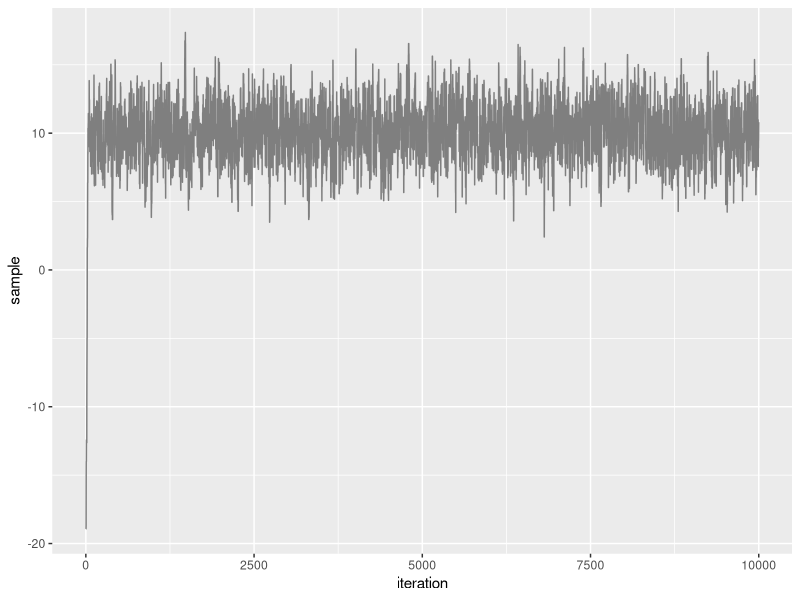
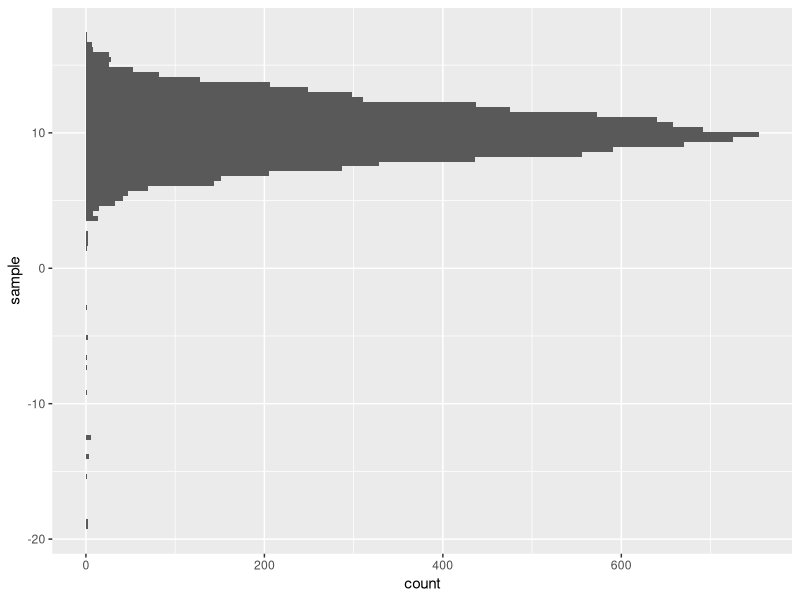
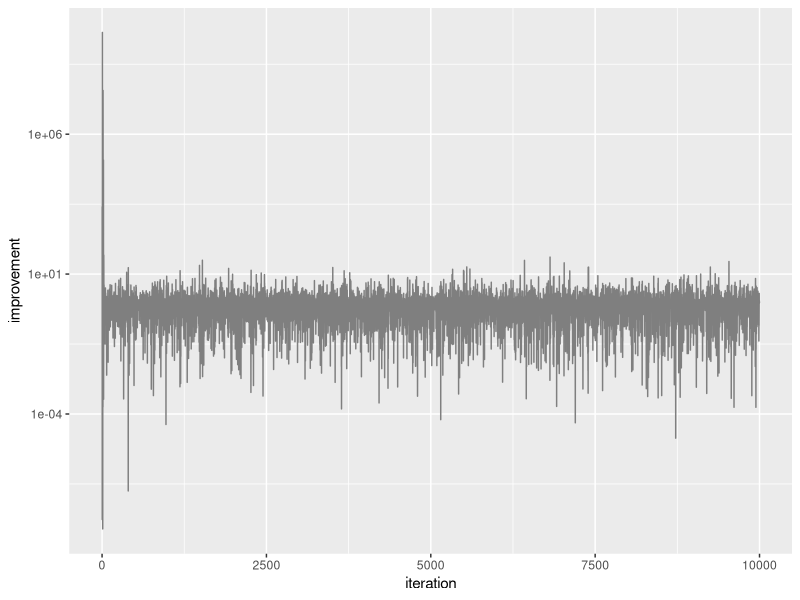
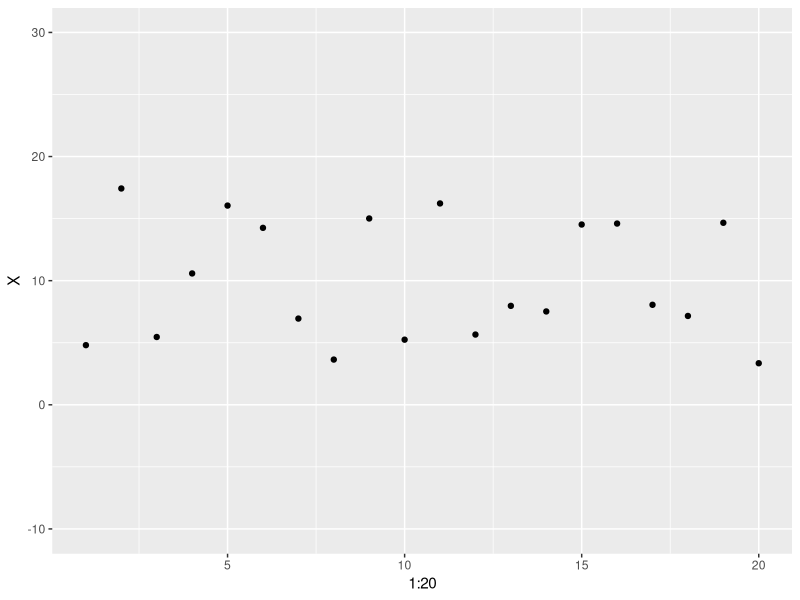
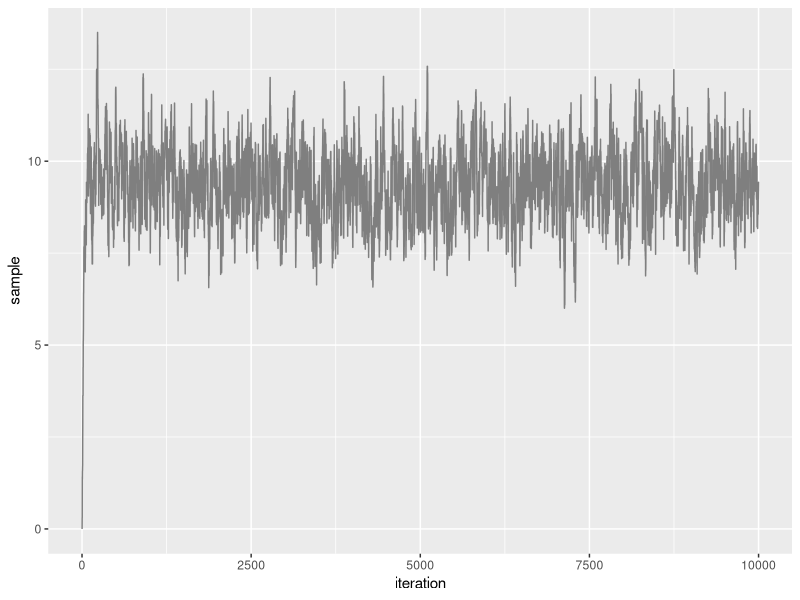
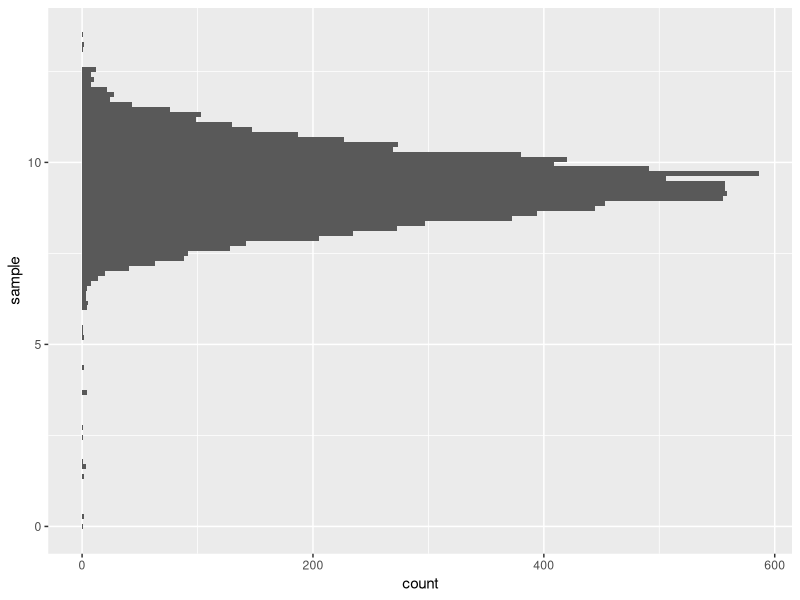
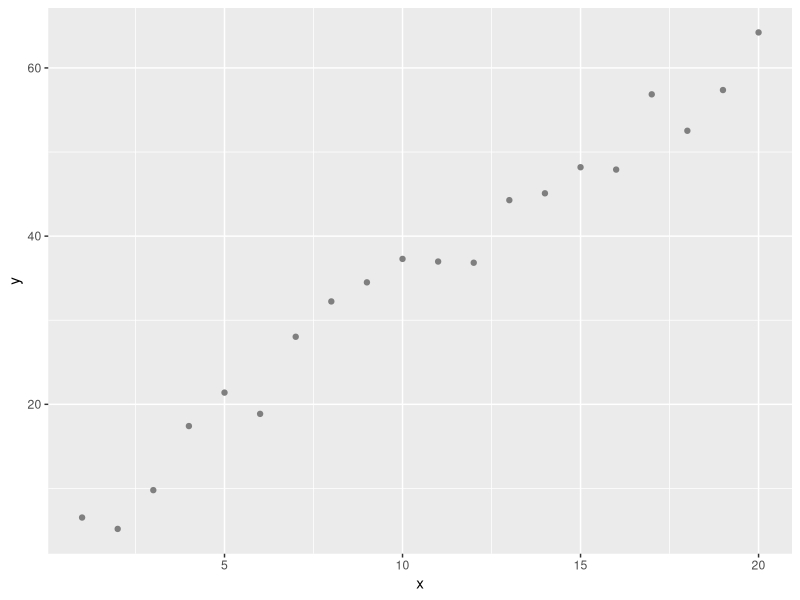
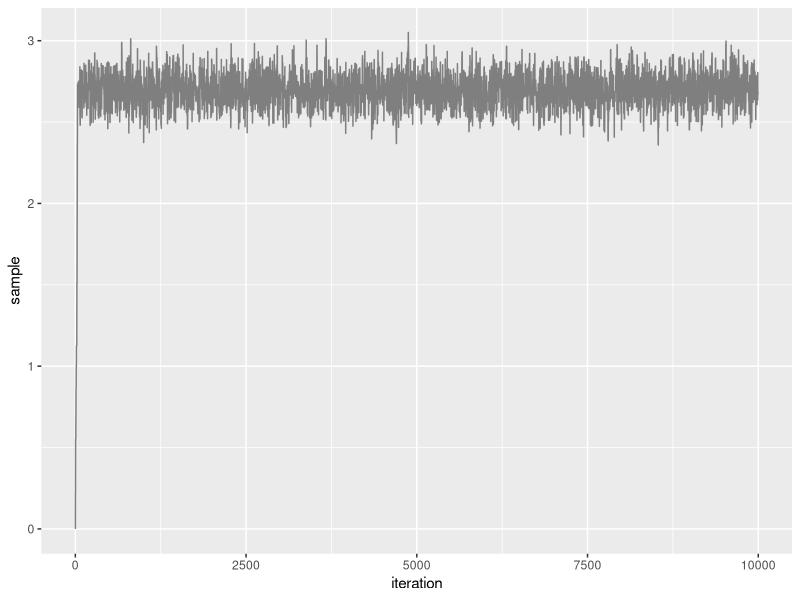

R code for these plots, in order:
## ---- chunk 1
library(tidyverse)
library(ggplot2)

model_pdf <- function(x, mu, sigma) exp(-0.5 * ((x - mu) / sigma)^2) / (sigma*sqrt(2*pi)) # probability density function
proposed <- function(x, sd) rnorm(n = 1, mean = x, sd = sd) # random variable generation

iterations = 1e4 # number of iterations
x <- -20 # starting value of the chain
sigma = 2
mu = 10
stored <- rep(NA, iterations)
improvement <- rep(NA, iterations)

for (i in 1:iterations) {
  x_i <- proposed(x, sigma) # 1
  improvement[i] <- model_pdf(x_i, mu, sigma) / model_pdf(x, mu, sigma) # 2
  ratio <- min(1, improvement[i]) # 3
  accept <- runif(1) < ratio # 4
  stored[i] <- ifelse(accept, x_i, x)
  x <- stored[i]
}

results_combined = data.frame(sample = stored, improvement = improvement, iteration = 1:iterations)

ggplot(data = results_combined, aes(x = iteration, y = sample)) + geom_line(colour = 'grey50')
ggplot(data = results_combined, aes(y=sample)) + geom_histogram(bins = 100)
ggplot(data = results_combined, aes(x = iteration, y = improvement)) + geom_line(colour = 'grey50') + scale_y_log10()
## ---- chunk 2
library(tidyverse)
library(ggplot2)

X <- rnorm(n = 20, mean = 10, sd = 4) # Our sample from the population (normal population with mean 10 and standard deviation 4)

qplot(x = 1:20, y = X) + expand_limits(y = c(-10, 30))

model_pdf <-  function(obs, mu, sigma) exp(-0.5*((obs-mu)/sigma)^2) / (sqrt(sigma^2*2*pi))

posterior_pdf <- function(x, mu, sigma, mu_prior, sigma_prior) model_pdf(x, mu, sigma) * model_pdf(mu, mu_prior, sigma_prior) # likelihood * prior

proposed <- function(mu, sd) rnorm(n = 1, mean = mu, sd = sd)

iterations = 1e4
mu <- 0 # start of the chain (slope)
sigma_proposed = 0.5 

sigma <- 5
mu_prior <- 7
sigma_prior <- 10 # standard deviation of the normal model used for the likelihood probability density function. Here we consider it as a nuisance parameter, namely, we do not aim to estimate it but we provide it to the model 
stored <- rep(NA, iterations)


for (i in 1:iterations) {
  mu_prime <- proposed(mu, sigma_proposed)
  
  i_posterior_p <- posterior_pdf(X, mu_prime, sigma, mu_prior, sigma_prior)
  i_posterior_p <- Reduce(`*`, i_posterior_p) # 1
  
  previous_posterior_p <- posterior_pdf(X, mu, sigma, mu_prior, sigma_prior)
  previous_posterior_p <- Reduce(`*`, previous_posterior_p) #1
  
  improvement <- i_posterior_p / previous_posterior_p
  
  ratio <- min(1, improvement)
  accept <- runif(1) < ratio
  stored[i] <- ifelse(accept, mu_prime, mu)
  mu <- stored[i]
}

results_combined = data.frame(sample = stored, improvement = improvement, iteration = 1:iterations)

ggplot(data = results_combined, aes(x = iteration, y = sample)) + geom_line(colour = 'grey50')
ggplot(data = results_combined, aes(y=sample)) + geom_histogram(bins = 100)
## ---- chunk 3
library(tidyverse)
library(ggplot2)

population_b <- 3 # slope
dataset <- data.frame(x = 1:20, y = sapply(1:20, function(x) population_b * (x + rnorm(n = 1, mean = 1, sd = 1))))
ggplot(data = dataset, aes(x = x, y = y)) + geom_point(colour = 'grey50')

model_pdf <-  function(obs, mu, sigma) exp(-0.5*((obs-mu)/sigma)^2)/(sqrt(sigma^2*2*pi))

posterior_pdf <- function(y, x, b, sigma, b_prior, sigma_prior) model_pdf(y, b*x, sigma) * model_pdf(b, b_prior, sigma_prior) # likelihood * prior

proposed <- function(b, sd) rnorm(n = 1, mean = b, sd = sd)

iterations = 1e4
b <- 0 # start of the chain (slope)
sigma_proposed = 0.2 
sigma <- 10 # standard deviation of the normal model used for the likelihood probability density function. Here we consider it as a nuisance parameter, namely, we do not aim to estimate it but we provide it to the model 
b_prior <- 2.5 # prior belief of the slope 
sigma_prior <- 0.5 # standard deviation of the coefficient, not y!
stored <- rep(NA, iterations)


for (i in 1:iterations) {
  b_prime <- proposed(b, sigma_proposed)
  
  i_posterior_p <- posterior_pdf(dataset$y, dataset$x, b_prime, sigma, b_prior, sigma_prior)
  i_posterior_p <- Reduce(`*`, i_posterior_p)
  
  previous_posterior_p <- posterior_pdf(dataset$y, dataset$x, b, sigma, b_prior, sigma_prior)
  previous_posterior_p <- Reduce(`*`, previous_posterior_p)
  
  improvement <- i_posterior_p / previous_posterior_p
  
  ratio <- min(1, improvement)
  accept <- runif(1) < ratio
  stored[i] <- ifelse(accept, b_prime, b)
  b <- stored[i]
}

results_combined = data.frame(sample = stored, improvement = improvement, iteration = 1:iterations)

ggplot(data = results_combined, aes(x = iteration, y = sample)) + geom_line(colour = 'grey50')
ggplot(data = results_combined, aes(y=sample)) + geom_histogram(bins = 100)
## ---- chunk 4
b <- median(results_combined$sample)
ggplot(data = dataset, aes(x = x, y = y)) + geom_point(colour = 'grey50') + geom_abline(intercept = 0, slope = b) + expand_limits(y = -10)
## ---- chunk 5
library(tidyverse)
library(ggplot2)

population_b0 <- 20 # intercept
population_b1 <- 3 # slope

dataset <- data.frame(x = 1:20, 
                  y = sapply(1:20, function(x) population_b0 + population_b1 * (x+rnorm(n = 1, mean = 1, sd = 1)))
                  )
ggplot(data = dataset, aes(x = x, y = y)) + geom_point(colour = 'grey50') + expand_limits(y = 0)

model_pdf <-  function(obs, mu, sigma) exp(-0.5*((obs-mu)/sigma)^2) / (sqrt(sigma^2*2*pi))

posterior_pdf <- function(y, x, b0, b1, sigma, b0_prior, b1_prior, sigma0_prior, sigma1_prior) {
    log( model_pdf(y, b0 + b1 * x, sigma) ) + 
    log( model_pdf(b0, b0_prior, sigma0_prior) ) +
    log( model_pdf(b1, b1_prior, sigma1_prior) )
} # conversely to the example above, here we must take the log of the probabilities, otherwise with 3 probability products the results will be most likely always 0 

proposed <- function(b, sd) rnorm(n = 1, mean = b, sd = sd)

iterations = 1e5
b0 <- 10 # start of the chain (intercept)
b1 <- 1 # start of the chain (slope)
sigma_proposed_b0 = 2
sigma_proposed_b1 = 0.5

sigma <- 10 # standard deviation of the normal model used for the likelihood probability density function. Also in this case we provide it to the model and we do not estimate it
b0_prior <- 25 # prior belief of the intercept
b1_prior <- 2.5 # prior belief of the slope
sigma0_prior <- 10 # standard deviation of the intercept
sigma1_prior <- 2.5 # standard deviation of the slope

coef_b0 <- rep(NA, iterations)
coef_b1 <- rep(NA, iterations)

for (i in 1:iterations) {
  b0_prime <- proposed(b0, sigma_proposed_b0)
  b1_prime <- proposed(b1, sigma_proposed_b1)
  
  i_posterior_p <- posterior_pdf(dataset$y, dataset$x, b0_prime, b1_prime, sigma, b0_prior, b1_prior, sigma0_prior, sigma1_prior)
  i_posterior_p <- Reduce(`+`, i_posterior_p)
  
  previous_posterior_p <- posterior_pdf(dataset$y, dataset$x, b0, b1, sigma, b0_prior, b1_prior, sigma0_prior, sigma1_prior)
  previous_posterior_p <- Reduce(`+`, previous_posterior_p)
  
  improvement <- exp(i_posterior_p - previous_posterior_p)
  
  ratio <- min(1, improvement)
  
  accept <- runif(1) < ratio

  coef_b0[i] <- ifelse(accept, b0_prime, b0)
  coef_b1[i] <- ifelse(accept, b1_prime, b1)
  
  b0 <- coef_b0[i]
  b1 <- coef_b1[i]
}

results_combined = data.frame(b0 = coef_b0, b1 = coef_b1, improvement = improvement, iteration = 1:iterations)

ggplot(data = results_combined, aes(x = iteration, y = b0)) + geom_line(colour = 'grey50')
ggplot(data = results_combined, aes(y=b0)) + geom_histogram(bins = 100)

ggplot(data = results_combined, aes(x = iteration, y = b1)) + geom_line(colour = 'grey50')
ggplot(data = results_combined, aes(y=b1)) + geom_histogram(bins = 100)

ggplot(data = results_combined, aes(x = b0, y = b1)) + geom_line(colour = 'grey50')
ggplot(data = results_combined, aes(x = b0, y = b1)) + geom_hex(bins = 70) + scale_fill_continuous(type = "viridis")
## ---- chunk 6
b0 <- median(results_combined$b0)
b1 <- median(results_combined$b1)

ggplot(data = dataset, aes(x = x, y = y)) + geom_point(colour = 'grey50') + geom_abline(intercept = b0, slope = b1) + expand_limits(y = 0)
## ---- chunk 7
dataset$residuals <- dataset$y - (b0 + b1 * dataset$x)

ggplot(data = dataset, aes(x = x, y = residuals)) + geom_point(colour = 'grey50') + expand_limits(y = c(-20, 20))
## ---- chunk 8
library(tidyverse)
library(ggplot2)


model_pdf <- function(x, sigma) {
  exp(-0.5*((x-mu1)/sigma)^2) / (sigma*sqrt(2*sigma*pi)) + 
  exp(-0.5*((x-mu2)/sigma)^2) / (sigma*sqrt(2*sigma*pi)) 
}

proposed <- function(x, sd) rnorm(n = 1, mean = x, sd = sd)

iterations = 1e4 # number of iterations
x <- -20 # starting value of the chain
sigma = 2 
sigma_proposed = 10
mu1 = 10
mu2 = 40
stored <- rep(NA, iterations)
improvement <- rep(NA, iterations)


for (i in 1:iterations) {
  x_i <- proposed(x, sigma_proposed)
  improvement[i] <- model_pdf(x_i, sigma) / model_pdf(x,  sigma)
  ratio <- min(1, improvement[i])
  accept <- runif(1) < ratio
  stored[i] <- ifelse(accept, x_i, x)
  x <- stored[i]
}

results_combined = data.frame(sample = stored, improvement = improvement, iteration = 1:iterations)

ggplot(data = results_combined, aes(x = iteration, y = sample)) + geom_line(colour = 'grey50') + expand_limits(y = c(-20, 60))
ggplot(data = results_combined, aes(y=sample)) + geom_histogram(bins = 200) + expand_limits(y = c(-20, 60))
ggplot(data = results_combined, aes(x = iteration, y = improvement)) + geom_line(colour = 'grey50') + scale_y_log10()
## ---- chunk 9
library(tidyverse)
library(ggplot2)


model_pdf <- function(x, sigma) {
  exp(-0.5*((x-mu1)/sigma)^2) / (sigma*sqrt(2*sigma*pi)) + 
  exp(-0.5*((x-mu2)/sigma)^2) / (sigma*sqrt(2*sigma*pi)) 
}

proposed <- function(x, sd) rnorm(n = 1, mean = x, sd = sd)

iterations = 1e4 # number of iterations
x <- -20 # starting value of the chain
sigma = 2 
sigma_proposed = 3
mu1 = 10
mu2 = 40
stored <- rep(NA, iterations)
improvement <- rep(NA, iterations)


for (i in 1:iterations) {
  x_i <- proposed(x, sigma_proposed)
  improvement[i] <- model_pdf(x_i, sigma) / model_pdf(x,  sigma)
  ratio <- min(1, improvement[i])
  accept <- runif(1) < ratio
  stored[i] <- ifelse(accept, x_i, x)
  x <- stored[i]
}

results_combined = data.frame(sample = stored, improvement = improvement, iteration = 1:iterations)

ggplot(data = results_combined, aes(x = iteration, y = sample)) + geom_line(colour = 'grey50') + expand_limits(y = c(-20, 60))
## ---- chunk 10
library(tidyverse)
library(ggplot2)


model_pdf <- function(x, sigma) {
  exp(-0.5*((x-mu1)/sigma)^2) / (sigma*sqrt(2*sigma*pi)) + 
  exp(-0.5*((x-mu2)/sigma)^2) / (sigma*sqrt(2*sigma*pi)) 
}

proposed <- function(x, sd) rnorm(n = 1, mean = x, sd = sd)

iterations = 1e4 # number of iterations
x <- 60 # starting value of the chain
sigma = 2 
sigma_proposed = 3
mu1 = 10
mu2 = 40
stored <- rep(NA, iterations)
improvement <- rep(NA, iterations)


for (i in 1:iterations) {
  x_i <- proposed(x, sigma_proposed)
  improvement[i] <- model_pdf(x_i, sigma) / model_pdf(x,  sigma)
  ratio <- min(1, improvement[i])
  accept <- runif(1) < ratio
  stored[i] <- ifelse(accept, x_i, x)
  x <- stored[i]
}

results_combined = data.frame(sample = stored, improvement = improvement, iteration = 1:iterations)

ggplot(data = results_combined, aes(x = iteration, y = sample)) + geom_line(colour = 'grey50') + expand_limits(y = c(-20, 60))
## ---- chunk 11
set.seed(1)
X <- rnorm(n = 7, mean = 10, sd = 1.5) # Our sample from the population (normal population with mean 10 and standard deviation 4)
X
t.test(x = X, mu = 9)
## ---- chunk 12
library(tidyverse)
library(ggplot2)

model_pdf <-  function(obs, mu, sigma) exp(-0.5*((obs-mu)/sigma)^2) / (sqrt(sigma^2*2*pi))

posterior_pdf <- function(x, mu, sigma, mu_prior, sigma_prior) model_pdf(x, mu, sigma) * model_pdf(mu, mu_prior, sigma_prior) # likelihood * prior

proposed <- function(mu, sd) rnorm(n = 1, mean = mu, sd = sd)

iterations = 1e4
mu <- 0 # start of the chain (slope)
sigma_proposed = 0.5 

sigma <- 2
mu_prior <- 9.5 # we pick an uninformative (unbiased) prior, which is exactly in the middle of the 2 values of interest
sigma_prior <- 10
stored <- rep(NA, iterations)


for (i in 1:iterations) {
  mu_prime <- proposed(mu, sigma_proposed)
  
  i_posterior_p <- posterior_pdf(X, mu_prime, sigma, mu_prior, sigma_prior)
  i_posterior_p <- Reduce(`*`, i_posterior_p)
  
  previous_posterior_p <- posterior_pdf(X, mu, sigma, mu_prior, sigma_prior)
  previous_posterior_p <- Reduce(`*`, previous_posterior_p)
  
  improvement <- i_posterior_p / previous_posterior_p
  
  ratio <- min(1, improvement)
  accept <- runif(1) < ratio
  stored[i] <- ifelse(accept, mu_prime, mu)
  mu <- stored[i]
}

results_combined = data.frame(sample = stored, improvement = improvement, iteration = 1:iterations)

ggplot(data = results_combined, aes(x = iteration, y = sample)) + geom_line(colour = 'grey50')
ggplot(data = results_combined, aes(y=sample)) + geom_histogram(bins = 100)
## ---- chunk 13
median(results_combined$sample)
